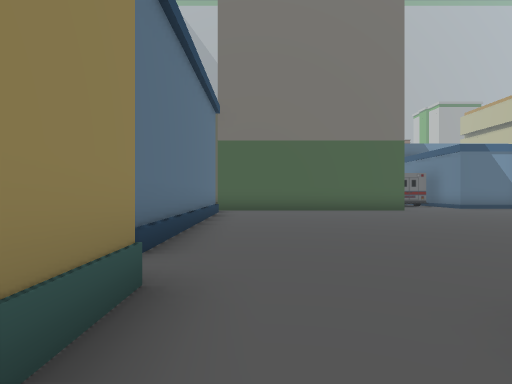
view 1 (above)

24 first-person views from a walk through a scene from a Unity 3-D project. The camera is 1.3 m above the floor, looks level and sees 80° across. The floor is counted in squares, 2 m on a side. Each view is taken from the middle of a square. On the plan, view 1 faces up. The plan holds only what a view shows up to about 10 squares ahead; the rest is blank. The place goes on beyond the plan. The player character is not drawn. Some animated figures are not drawn.

view 2
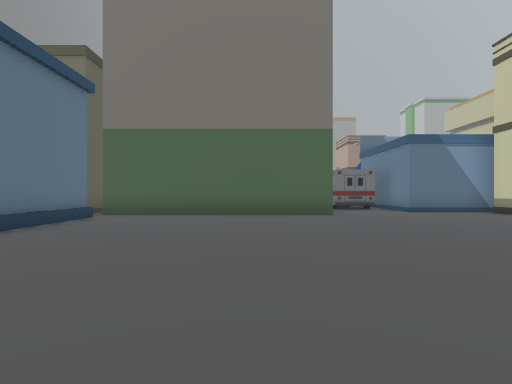

view 3
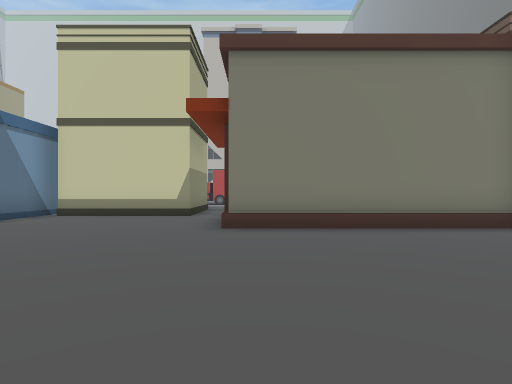

view 4
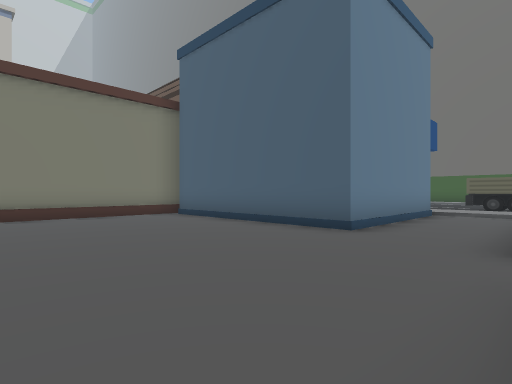

view 5
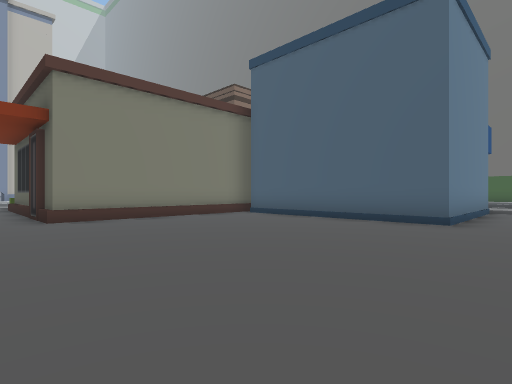

view 6
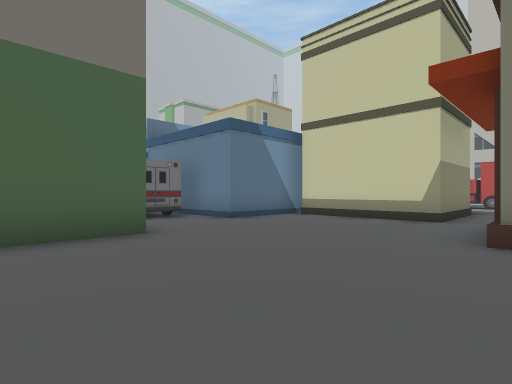

view 7
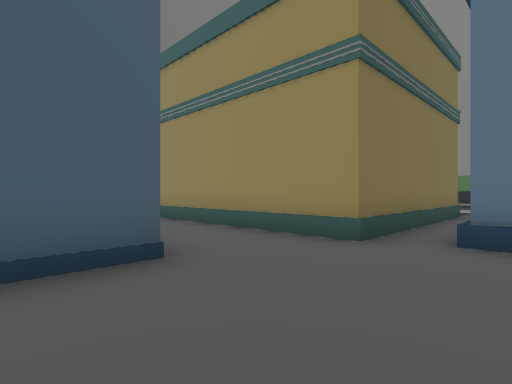

view 8
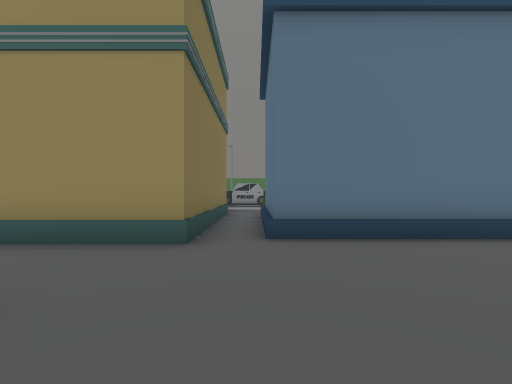

view 9
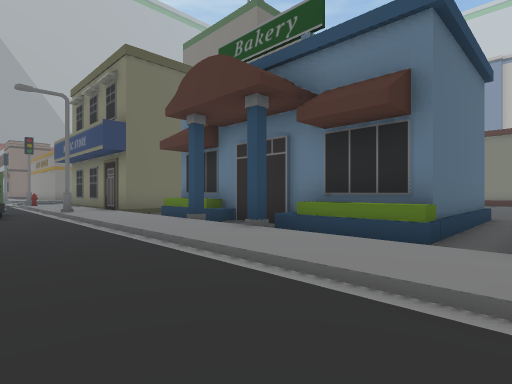

view 10
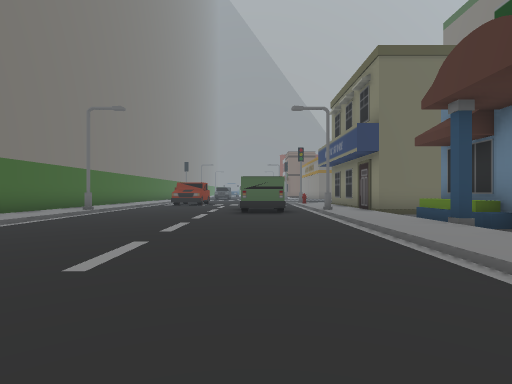

view 11
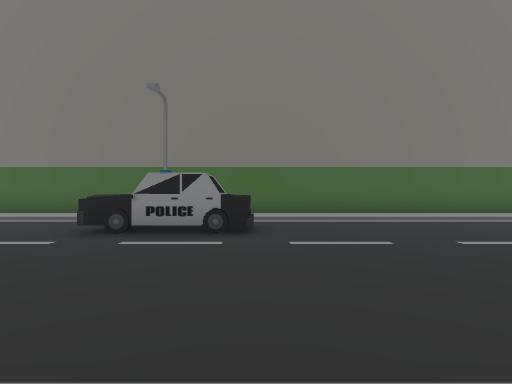

view 12
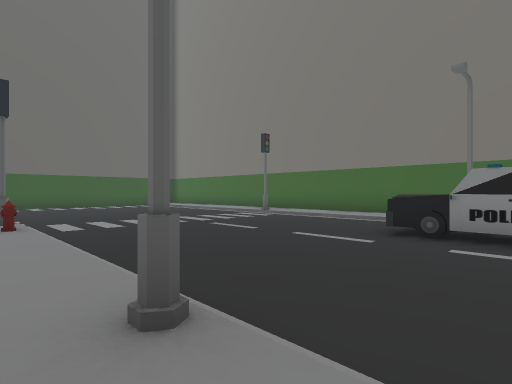

view 13
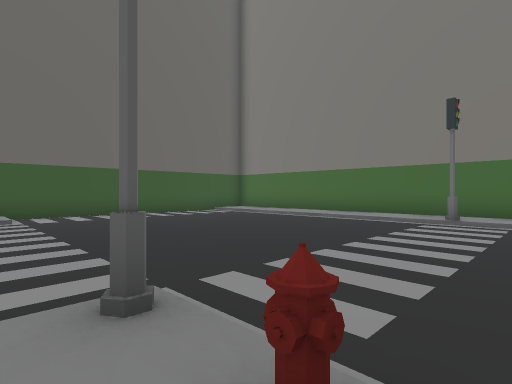

view 14
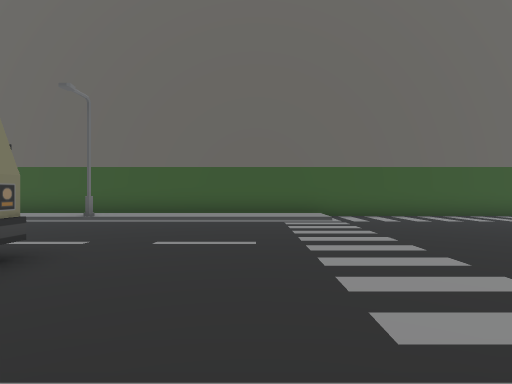

view 15
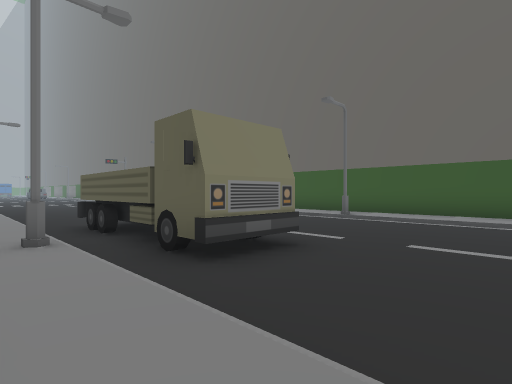

view 16
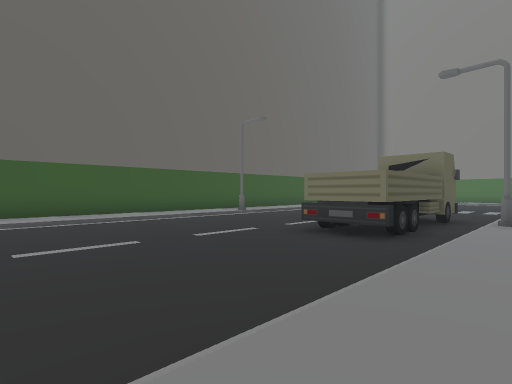

view 17
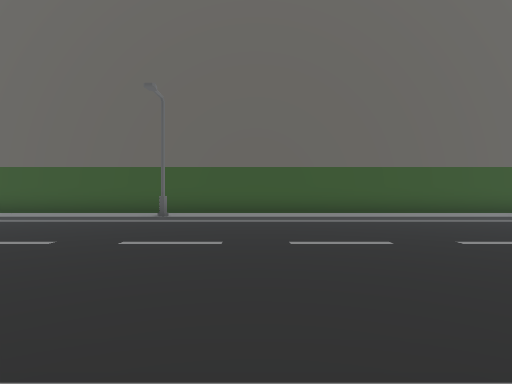

view 18
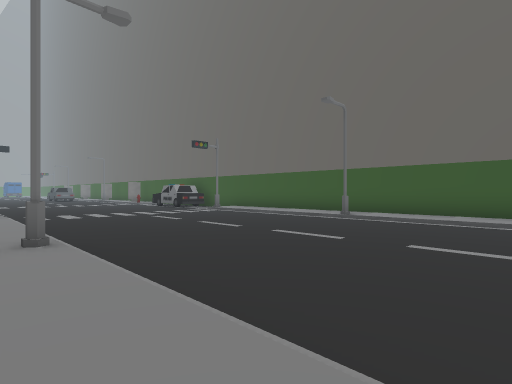

view 19
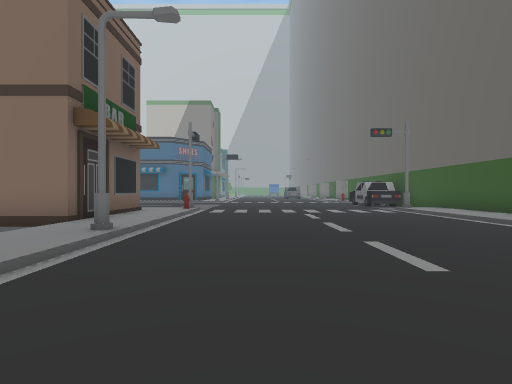

view 20
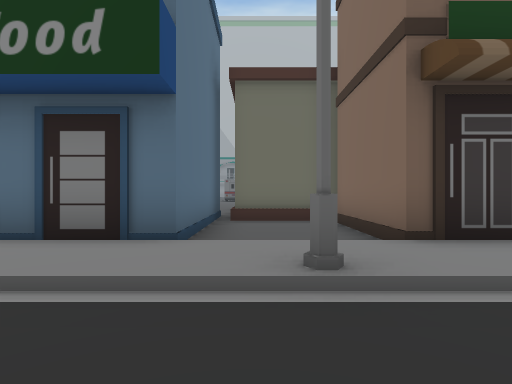

view 21
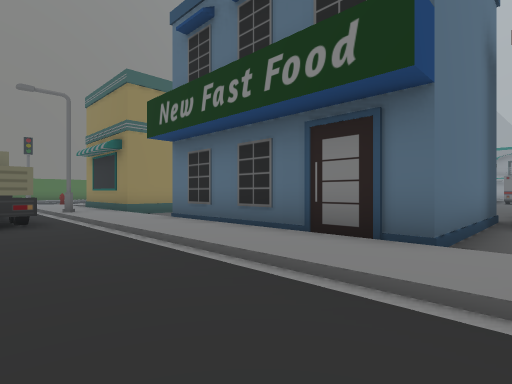

view 22
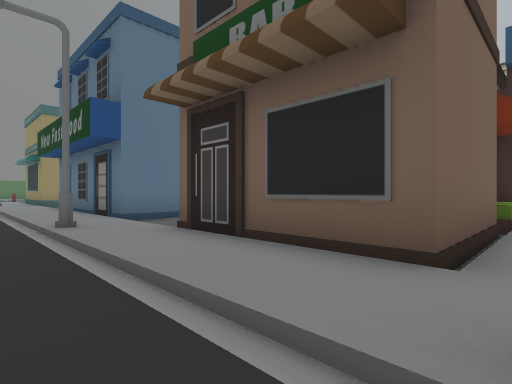

view 23
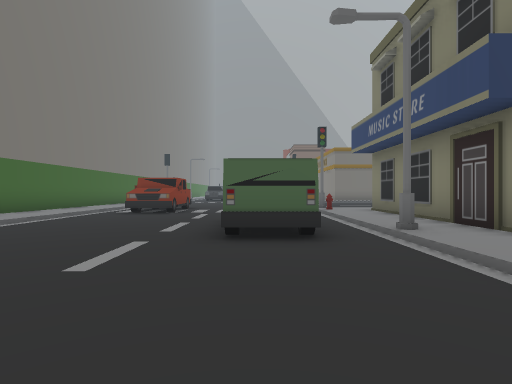

view 24
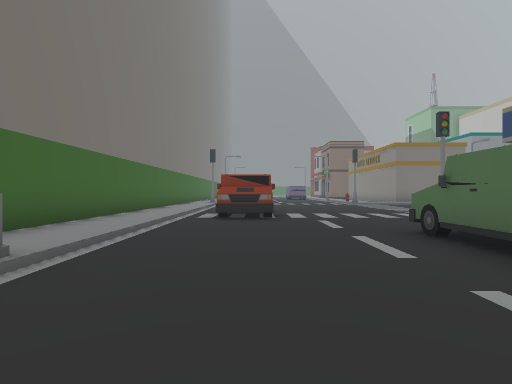

### Floor plan
Key: @ floor where view 1 was taken; # wall or solid block; . main floor; : floor 0.25 m higher than the main floor; / step, stairs or slope; O other object.
Columns run from 17 left of view 1 to 14 right of it. Each row starts with its distance up from view 1.
 19 #:/  ....
 18 #:/  ....
 17 #:/OO....O:
 16 #:/..... /:#
 15 #:/..... /:#
 14 #:/....O /:#           OO#
 13 #:/....O /:#           ..#
 12 #:O....OOO:#   #       ..####
 11 #:/....../:##  #OOOOOOO.....O
 10 #:/......//     /...........O
  9 #:/......// O  O/...........O
  8 #:/......// O  O/...........OOO
  7 #:/....../:.O  O/..............
  6 #:/....../:.O  O/........OOOOOO
  5 #:/......// O  O/........O
  4 #:/.O....// OOOO/........O    O
  3 #   O....////////........O    O
  2 # O.O....O:######........O    O
  1 #  .O..../:     #..OOOO#OO    O
  0 # /....../:     #@.O    OOOO  O
 -1 #:/....../:     #..O    O..#  #:
 -2 #:/....../:     #..O    O..#  #:
 -3 #:/......O:   ###..OOOOOO..####:
 -4 #:/......:::::::::::::::::::::::
 -5 #:#......#/////O//////////O////O
 -6 #:/...........OOOOO.............
 -7 #:/...........OO OO.............
 -8 #:/............. ...............
 -9   /.............................
-10    .............................
-11     ............................
-12     .....//////OO/////////O/////
-13    ....../::::::::::::::::::::::
-14    #############################

Positions as (right, up) in squares from view 1, and headings:
1: (0, 0), facing up
2: (3, 2), facing up
3: (2, 6), facing right
4: (-1, 6), facing down-right
5: (0, 8), facing down-right
6: (3, 6), facing up-right
7: (3, 4), facing down-left
8: (3, 3), facing left
9: (-10, 2), facing up-right
10: (-10, 2), facing up
11: (-7, 4), facing left
12: (-7, 3), facing down-left
13: (-7, -3), facing down-left
14: (-6, -4), facing down
15: (-6, -4), facing down-right
16: (6, -4), facing down-left
17: (6, -4), facing down
18: (4, -4), facing down-right
19: (4, -7), facing right
20: (8, -7), facing up
21: (8, -7), facing up-left
22: (14, -6), facing up-left
23: (-10, 7), facing up
24: (-13, 9), facing up
